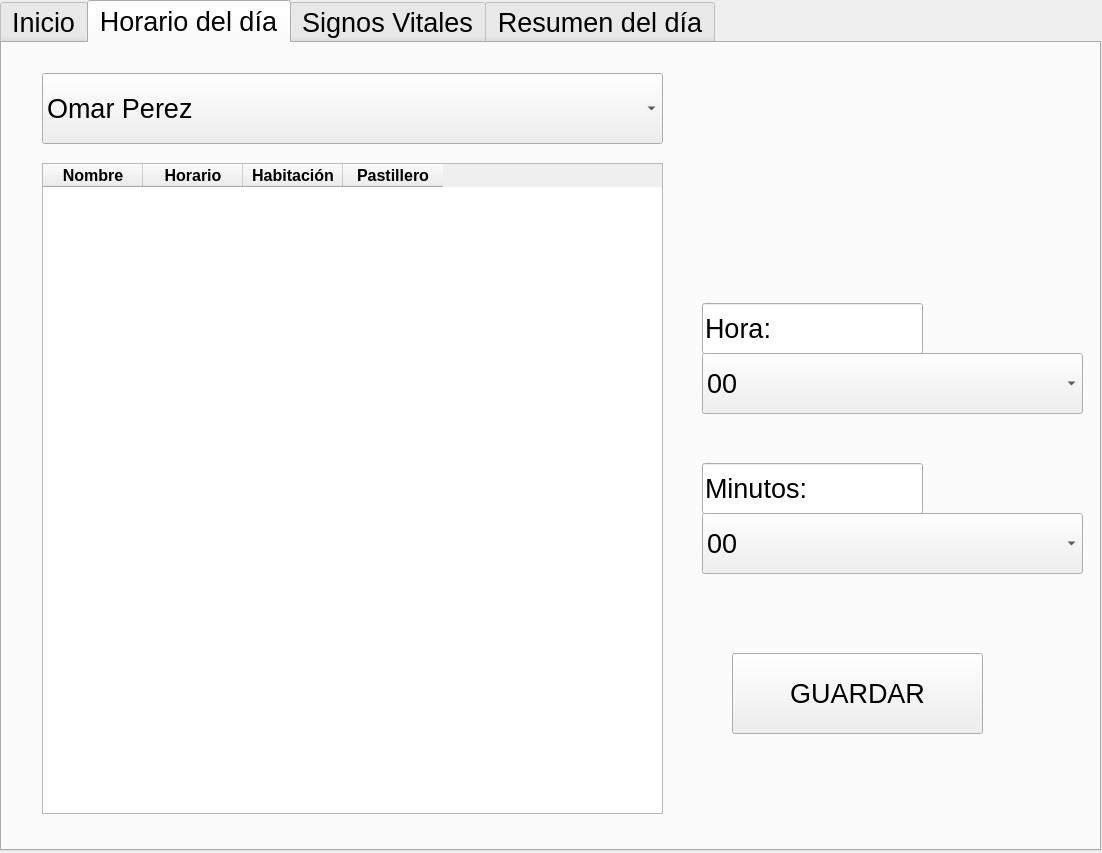
<?xml version="1.0" encoding="UTF-8"?>
<ui version="4.0">
 <class>InterfazViva</class>
 <widget class="QDialog" name="InterfazViva">
  <property name="geometry">
   <rect>
    <x>0</x>
    <y>0</y>
    <width>1102</width>
    <height>853</height>
   </rect>
  </property>
  <property name="windowTitle">
   <string>Interfaz de robot asistente - Residencia VivAlma</string>
  </property>
  <widget class="QTabWidget" name="Vistas">
   <property name="geometry">
    <rect>
     <x>0</x>
     <y>0</y>
     <width>1101</width>
     <height>851</height>
    </rect>
   </property>
   <property name="font">
    <font>
     <pointsize>20</pointsize>
    </font>
   </property>
   <property name="currentIndex">
    <number>1</number>
   </property>
   <widget class="QWidget" name="Inicio">
    <attribute name="title">
     <string>Inicio</string>
    </attribute>
    <widget class="QTextBrowser" name="textBrowser">
     <property name="geometry">
      <rect>
       <x>70</x>
       <y>20</y>
       <width>931</width>
       <height>111</height>
      </rect>
     </property>
     <property name="font">
      <font>
       <family>Modern</family>
      </font>
     </property>
     <property name="html">
      <string>&lt;!DOCTYPE HTML PUBLIC &quot;-//W3C//DTD HTML 4.0//EN&quot; &quot;http://www.w3.org/TR/REC-html40/strict.dtd&quot;&gt;
&lt;html&gt;&lt;head&gt;&lt;meta name=&quot;qrichtext&quot; content=&quot;1&quot; /&gt;&lt;style type=&quot;text/css&quot;&gt;
p, li { white-space: pre-wrap; }
&lt;/style&gt;&lt;/head&gt;&lt;body style=&quot; font-family:'Modern'; font-size:20pt; font-weight:400; font-style:normal;&quot;&gt;
&lt;p align=&quot;center&quot; style=&quot; margin-top:0px; margin-bottom:0px; margin-left:0px; margin-right:0px; -qt-block-indent:0; text-indent:0px;&quot;&gt;&lt;span style=&quot; font-family:'MS Shell Dlg 2'; font-size:48pt;&quot;&gt;Residencia VivAlma&lt;/span&gt;&lt;/p&gt;&lt;/body&gt;&lt;/html&gt;</string>
     </property>
    </widget>
    <widget class="QLabel" name="label">
     <property name="geometry">
      <rect>
       <x>250</x>
       <y>420</y>
       <width>55</width>
       <height>16</height>
      </rect>
     </property>
     <property name="text">
      <string/>
     </property>
    </widget>
    <widget class="QPlainTextEdit" name="EntradaUsuario">
     <property name="geometry">
      <rect>
       <x>160</x>
       <y>280</y>
       <width>731</width>
       <height>61</height>
      </rect>
     </property>
    </widget>
    <widget class="QLineEdit" name="lineEdit">
     <property name="geometry">
      <rect>
       <x>160</x>
       <y>220</y>
       <width>141</width>
       <height>61</height>
      </rect>
     </property>
     <property name="text">
      <string>Usuario:</string>
     </property>
    </widget>
    <widget class="QPlainTextEdit" name="EntradaContra">
     <property name="geometry">
      <rect>
       <x>160</x>
       <y>420</y>
       <width>731</width>
       <height>61</height>
      </rect>
     </property>
    </widget>
    <widget class="QLineEdit" name="lineEdit_2">
     <property name="geometry">
      <rect>
       <x>160</x>
       <y>360</y>
       <width>271</width>
       <height>61</height>
      </rect>
     </property>
     <property name="text">
      <string>Password:</string>
     </property>
    </widget>
    <widget class="QPushButton" name="IniciarSesion">
     <property name="geometry">
      <rect>
       <x>380</x>
       <y>500</y>
       <width>311</width>
       <height>61</height>
      </rect>
     </property>
     <property name="text">
      <string>Iniciar Sesión</string>
     </property>
    </widget>
   </widget>
   <widget class="QWidget" name="Horarios">
    <attribute name="title">
     <string>Horario del día</string>
    </attribute>
    <widget class="QLineEdit" name="lineEdit_6">
     <property name="geometry">
      <rect>
       <x>700</x>
       <y>260</y>
       <width>221</width>
       <height>51</height>
      </rect>
     </property>
     <property name="text">
      <string>Hora:</string>
     </property>
    </widget>
    <widget class="QComboBox" name="NombresPacientes">
     <property name="geometry">
      <rect>
       <x>40</x>
       <y>30</y>
       <width>621</width>
       <height>71</height>
      </rect>
     </property>
     <item>
      <property name="text">
       <string>Omar Perez</string>
      </property>
     </item>
     <item>
      <property name="text">
       <string>Ricardo Flores</string>
      </property>
     </item>
     <item>
      <property name="text">
       <string>Jacobo Sanchez</string>
      </property>
     </item>
    </widget>
    <widget class="QPushButton" name="GuardarHoras">
     <property name="geometry">
      <rect>
       <x>730</x>
       <y>610</y>
       <width>251</width>
       <height>81</height>
      </rect>
     </property>
     <property name="text">
      <string>GUARDAR</string>
     </property>
    </widget>
    <widget class="QLineEdit" name="lineEdit_7">
     <property name="geometry">
      <rect>
       <x>700</x>
       <y>420</y>
       <width>221</width>
       <height>51</height>
      </rect>
     </property>
     <property name="text">
      <string>Minutos:</string>
     </property>
    </widget>
    <widget class="QComboBox" name="HorasComoBox">
     <property name="geometry">
      <rect>
       <x>700</x>
       <y>310</y>
       <width>381</width>
       <height>61</height>
      </rect>
     </property>
     <item>
      <property name="text">
       <string>00</string>
      </property>
     </item>
     <item>
      <property name="text">
       <string>01</string>
      </property>
     </item>
     <item>
      <property name="text">
       <string>02</string>
      </property>
     </item>
     <item>
      <property name="text">
       <string>03</string>
      </property>
     </item>
     <item>
      <property name="text">
       <string>04</string>
      </property>
     </item>
     <item>
      <property name="text">
       <string>05</string>
      </property>
     </item>
     <item>
      <property name="text">
       <string>06</string>
      </property>
     </item>
     <item>
      <property name="text">
       <string>07</string>
      </property>
     </item>
     <item>
      <property name="text">
       <string>08</string>
      </property>
     </item>
     <item>
      <property name="text">
       <string>09</string>
      </property>
     </item>
     <item>
      <property name="text">
       <string>10</string>
      </property>
     </item>
     <item>
      <property name="text">
       <string>11</string>
      </property>
     </item>
     <item>
      <property name="text">
       <string>12</string>
      </property>
     </item>
     <item>
      <property name="text">
       <string>13</string>
      </property>
     </item>
     <item>
      <property name="text">
       <string>14</string>
      </property>
     </item>
     <item>
      <property name="text">
       <string>15</string>
      </property>
     </item>
     <item>
      <property name="text">
       <string>16</string>
      </property>
     </item>
     <item>
      <property name="text">
       <string>17</string>
      </property>
     </item>
     <item>
      <property name="text">
       <string>18</string>
      </property>
     </item>
     <item>
      <property name="text">
       <string>19</string>
      </property>
     </item>
     <item>
      <property name="text">
       <string>20</string>
      </property>
     </item>
     <item>
      <property name="text">
       <string>21</string>
      </property>
     </item>
     <item>
      <property name="text">
       <string>22</string>
      </property>
     </item>
     <item>
      <property name="text">
       <string>23</string>
      </property>
     </item>
    </widget>
    <widget class="QComboBox" name="MinutosComoBox">
     <property name="geometry">
      <rect>
       <x>700</x>
       <y>470</y>
       <width>381</width>
       <height>61</height>
      </rect>
     </property>
     <item>
      <property name="text">
       <string>00</string>
      </property>
     </item>
     <item>
      <property name="text">
       <string>01</string>
      </property>
     </item>
     <item>
      <property name="text">
       <string>02</string>
      </property>
     </item>
     <item>
      <property name="text">
       <string>03</string>
      </property>
     </item>
     <item>
      <property name="text">
       <string>04</string>
      </property>
     </item>
     <item>
      <property name="text">
       <string>05</string>
      </property>
     </item>
     <item>
      <property name="text">
       <string>06</string>
      </property>
     </item>
     <item>
      <property name="text">
       <string>07</string>
      </property>
     </item>
     <item>
      <property name="text">
       <string>08</string>
      </property>
     </item>
     <item>
      <property name="text">
       <string>09</string>
      </property>
     </item>
     <item>
      <property name="text">
       <string>10</string>
      </property>
     </item>
     <item>
      <property name="text">
       <string>11</string>
      </property>
     </item>
     <item>
      <property name="text">
       <string>12</string>
      </property>
     </item>
     <item>
      <property name="text">
       <string>13</string>
      </property>
     </item>
     <item>
      <property name="text">
       <string>14</string>
      </property>
     </item>
     <item>
      <property name="text">
       <string>15</string>
      </property>
     </item>
     <item>
      <property name="text">
       <string>16</string>
      </property>
     </item>
     <item>
      <property name="text">
       <string>17</string>
      </property>
     </item>
     <item>
      <property name="text">
       <string>18</string>
      </property>
     </item>
     <item>
      <property name="text">
       <string>19</string>
      </property>
     </item>
     <item>
      <property name="text">
       <string>20</string>
      </property>
     </item>
     <item>
      <property name="text">
       <string>21</string>
      </property>
     </item>
     <item>
      <property name="text">
       <string>22</string>
      </property>
     </item>
     <item>
      <property name="text">
       <string>23</string>
      </property>
     </item>
     <item>
      <property name="text">
       <string>24</string>
      </property>
     </item>
     <item>
      <property name="text">
       <string>25</string>
      </property>
     </item>
     <item>
      <property name="text">
       <string>26</string>
      </property>
     </item>
     <item>
      <property name="text">
       <string>27</string>
      </property>
     </item>
     <item>
      <property name="text">
       <string>28</string>
      </property>
     </item>
     <item>
      <property name="text">
       <string>29</string>
      </property>
     </item>
     <item>
      <property name="text">
       <string>30</string>
      </property>
     </item>
     <item>
      <property name="text">
       <string>31</string>
      </property>
     </item>
     <item>
      <property name="text">
       <string>32</string>
      </property>
     </item>
     <item>
      <property name="text">
       <string>33</string>
      </property>
     </item>
     <item>
      <property name="text">
       <string>34</string>
      </property>
     </item>
     <item>
      <property name="text">
       <string>35</string>
      </property>
     </item>
     <item>
      <property name="text">
       <string>36</string>
      </property>
     </item>
     <item>
      <property name="text">
       <string>37</string>
      </property>
     </item>
     <item>
      <property name="text">
       <string>38</string>
      </property>
     </item>
     <item>
      <property name="text">
       <string>39</string>
      </property>
     </item>
     <item>
      <property name="text">
       <string>40</string>
      </property>
     </item>
     <item>
      <property name="text">
       <string>41</string>
      </property>
     </item>
     <item>
      <property name="text">
       <string>42</string>
      </property>
     </item>
     <item>
      <property name="text">
       <string>43</string>
      </property>
     </item>
     <item>
      <property name="text">
       <string>44</string>
      </property>
     </item>
     <item>
      <property name="text">
       <string>45</string>
      </property>
     </item>
     <item>
      <property name="text">
       <string>46</string>
      </property>
     </item>
     <item>
      <property name="text">
       <string>47</string>
      </property>
     </item>
     <item>
      <property name="text">
       <string>48</string>
      </property>
     </item>
     <item>
      <property name="text">
       <string>49</string>
      </property>
     </item>
     <item>
      <property name="text">
       <string>50</string>
      </property>
     </item>
     <item>
      <property name="text">
       <string>51</string>
      </property>
     </item>
     <item>
      <property name="text">
       <string>52</string>
      </property>
     </item>
     <item>
      <property name="text">
       <string>53</string>
      </property>
     </item>
     <item>
      <property name="text">
       <string>54</string>
      </property>
     </item>
     <item>
      <property name="text">
       <string>55</string>
      </property>
     </item>
     <item>
      <property name="text">
       <string>56</string>
      </property>
     </item>
     <item>
      <property name="text">
       <string>57</string>
      </property>
     </item>
     <item>
      <property name="text">
       <string>58</string>
      </property>
     </item>
     <item>
      <property name="text">
       <string>59</string>
      </property>
     </item>
    </widget>
    <widget class="QTableWidget" name="tablaRecorridos">
     <property name="geometry">
      <rect>
       <x>40</x>
       <y>120</y>
       <width>621</width>
       <height>651</height>
      </rect>
     </property>
     <column>
      <property name="text">
       <string>Nombre</string>
      </property>
      <property name="font">
       <font>
        <pointsize>12</pointsize>
        <weight>75</weight>
        <bold>true</bold>
       </font>
      </property>
     </column>
     <column>
      <property name="text">
       <string>Horario</string>
      </property>
      <property name="font">
       <font>
        <pointsize>12</pointsize>
        <weight>75</weight>
        <bold>true</bold>
       </font>
      </property>
     </column>
     <column>
      <property name="text">
       <string>Habitación</string>
      </property>
      <property name="font">
       <font>
        <pointsize>12</pointsize>
        <weight>75</weight>
        <bold>true</bold>
       </font>
      </property>
     </column>
     <column>
      <property name="text">
       <string>Pastillero</string>
      </property>
      <property name="font">
       <font>
        <pointsize>12</pointsize>
        <weight>75</weight>
        <bold>true</bold>
       </font>
      </property>
     </column>
    </widget>
   </widget>
   <widget class="QWidget" name="SignosVitales">
    <attribute name="title">
     <string>Signos Vitales</string>
    </attribute>
    <widget class="QTableView" name="TablaSignosVitales">
     <property name="geometry">
      <rect>
       <x>50</x>
       <y>110</y>
       <width>561</width>
       <height>611</height>
      </rect>
     </property>
    </widget>
    <widget class="QLineEdit" name="lineEdit_3">
     <property name="geometry">
      <rect>
       <x>680</x>
       <y>110</y>
       <width>221</width>
       <height>51</height>
      </rect>
     </property>
     <property name="text">
      <string>Temperatura:</string>
     </property>
    </widget>
    <widget class="QLineEdit" name="lineEdit_4">
     <property name="geometry">
      <rect>
       <x>680</x>
       <y>270</y>
       <width>221</width>
       <height>51</height>
      </rect>
     </property>
     <property name="text">
      <string>Presión:</string>
     </property>
    </widget>
    <widget class="QLineEdit" name="lineEdit_5">
     <property name="geometry">
      <rect>
       <x>680</x>
       <y>450</y>
       <width>221</width>
       <height>51</height>
      </rect>
     </property>
     <property name="text">
      <string>SpO2:</string>
     </property>
    </widget>
    <widget class="QPlainTextEdit" name="EntradaTemperatura">
     <property name="geometry">
      <rect>
       <x>680</x>
       <y>160</y>
       <width>381</width>
       <height>61</height>
      </rect>
     </property>
    </widget>
    <widget class="QPlainTextEdit" name="PresionEntrada">
     <property name="geometry">
      <rect>
       <x>680</x>
       <y>320</y>
       <width>381</width>
       <height>61</height>
      </rect>
     </property>
    </widget>
    <widget class="QPlainTextEdit" name="Oxigenacion">
     <property name="geometry">
      <rect>
       <x>680</x>
       <y>500</y>
       <width>381</width>
       <height>61</height>
      </rect>
     </property>
    </widget>
    <widget class="QPushButton" name="GuardarSignosVitales">
     <property name="geometry">
      <rect>
       <x>750</x>
       <y>590</y>
       <width>251</width>
       <height>81</height>
      </rect>
     </property>
     <property name="text">
      <string>GUARDAR</string>
     </property>
    </widget>
    <widget class="QComboBox" name="NombresPacientes_2">
     <property name="geometry">
      <rect>
       <x>50</x>
       <y>30</y>
       <width>561</width>
       <height>71</height>
      </rect>
     </property>
     <item>
      <property name="text">
       <string>Omar Perez</string>
      </property>
     </item>
     <item>
      <property name="text">
       <string>Ricardo Flores</string>
      </property>
     </item>
     <item>
      <property name="text">
       <string>Jacobo Sanchez</string>
      </property>
     </item>
    </widget>
   </widget>
   <widget class="QWidget" name="Resumen">
    <attribute name="title">
     <string>Resumen del día</string>
    </attribute>
    <widget class="QTableView" name="TablaResumen">
     <property name="geometry">
      <rect>
       <x>20</x>
       <y>20</y>
       <width>1041</width>
       <height>761</height>
      </rect>
     </property>
    </widget>
   </widget>
  </widget>
 </widget>
 <resources/>
 <connections/>
</ui>
